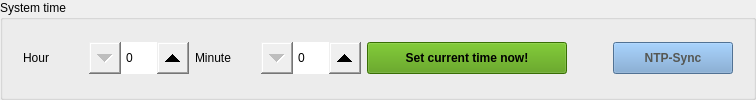
       <widget class="QGroupBox" name="groupBoxsystemTime">
        <property name="sizePolicy">
         <sizepolicy hsizetype="Expanding" vsizetype="Fixed">
          <horstretch>0</horstretch>
          <verstretch>0</verstretch>
         </sizepolicy>
        </property>
        <property name="title">
         <string>System time</string>
        </property>
        <layout class="QVBoxLayout" name="verticalLayout_2">
         <property name="topMargin">
          <number>2</number>
         </property>
         <property name="bottomMargin">
          <number>2</number>
         </property>
         <item>
          <widget class="QWidget" name="horizontalWidgetTime" native="true">
           <property name="sizePolicy">
            <sizepolicy hsizetype="Expanding" vsizetype="Fixed">
             <horstretch>0</horstretch>
             <verstretch>0</verstretch>
            </sizepolicy>
           </property>
           <layout class="QHBoxLayout" name="horizontalLayout">
            <property name="topMargin">
             <number>0</number>
            </property>
            <property name="bottomMargin">
             <number>0</number>
            </property>
            <item>
             <widget class="QLabel" name="labelHour">
              <property name="sizePolicy">
               <sizepolicy hsizetype="Fixed" vsizetype="Preferred">
                <horstretch>0</horstretch>
                <verstretch>0</verstretch>
               </sizepolicy>
              </property>
              <property name="minimumSize">
               <size>
                <width>60</width>
                <height>0</height>
               </size>
              </property>
              <property name="text">
               <string>Hour</string>
              </property>
             </widget>
            </item>
            <item>
             <widget class="QSpinBox" name="spinBoxHour">
              <property name="sizePolicy">
               <sizepolicy hsizetype="Fixed" vsizetype="Fixed">
                <horstretch>0</horstretch>
                <verstretch>0</verstretch>
               </sizepolicy>
              </property>
              <property name="minimumSize">
               <size>
                <width>100</width>
                <height>32</height>
               </size>
              </property>
              <property name="styleSheet">
               <string notr="true">QSpinBox::up-button { width: 32px; height: 32px;
subcontrol-origin: margin;
subcontrol-position: center right;
}
QSpinBox::down-button { width: 32px; height: 32px; 
subcontrol-origin: margin;
subcontrol-position: center left;
}</string>
              </property>
              <property name="showGroupSeparator" stdset="0">
               <bool>false</bool>
              </property>
              <property name="maximum">
               <number>23</number>
              </property>
              <property name="displayIntegerBase">
               <number>10</number>
              </property>
             </widget>
            </item>
            <item>
             <widget class="QLabel" name="labelMinute">
              <property name="sizePolicy">
               <sizepolicy hsizetype="Fixed" vsizetype="Preferred">
                <horstretch>0</horstretch>
                <verstretch>0</verstretch>
               </sizepolicy>
              </property>
              <property name="minimumSize">
               <size>
                <width>60</width>
                <height>0</height>
               </size>
              </property>
              <property name="text">
               <string>Minute</string>
              </property>
             </widget>
            </item>
            <item>
             <widget class="QSpinBox" name="spinBoxMinute">
              <property name="sizePolicy">
               <sizepolicy hsizetype="Fixed" vsizetype="Fixed">
                <horstretch>0</horstretch>
                <verstretch>0</verstretch>
               </sizepolicy>
              </property>
              <property name="minimumSize">
               <size>
                <width>100</width>
                <height>32</height>
               </size>
              </property>
              <property name="styleSheet">
               <string notr="true">QSpinBox::up-button { width: 32px; height: 32px;
subcontrol-origin: margin;
subcontrol-position: center right;
}
QSpinBox::down-button { width: 32px; height: 32px; 
subcontrol-origin: margin;
subcontrol-position: center left;
}</string>
              </property>
              <property name="maximum">
               <number>59</number>
              </property>
             </widget>
            </item>
            <item>
             <widget class="QPushButton" name="pushButtonSetTime">
              <property name="sizePolicy">
               <sizepolicy hsizetype="Fixed" vsizetype="Fixed">
                <horstretch>0</horstretch>
                <verstretch>0</verstretch>
               </sizepolicy>
              </property>
              <property name="minimumSize">
               <size>
                <width>200</width>
                <height>32</height>
               </size>
              </property>
              <property name="maximumSize">
               <size>
                <width>16777215</width>
                <height>32</height>
               </size>
              </property>
              <property name="font">
               <font>
                <bold>true</bold>
               </font>
              </property>
              <property name="styleSheet">
               <string notr="true">background-color: rgb(78, 154, 6);
outline: none;</string>
              </property>
              <property name="text">
               <string>Set current time now!</string>
              </property>
             </widget>
            </item>
            <item>
             <spacer name="horizontalSpacer">
              <property name="orientation">
               <enum>Qt::Orientation::Horizontal</enum>
              </property>
              <property name="sizeHint" stdset="0">
               <size>
                <width>40</width>
                <height>20</height>
               </size>
              </property>
             </spacer>
            </item>
            <item>
             <widget class="QPushButton" name="pushButtonNTP">
              <property name="sizePolicy">
               <sizepolicy hsizetype="Fixed" vsizetype="Fixed">
                <horstretch>0</horstretch>
                <verstretch>0</verstretch>
               </sizepolicy>
              </property>
              <property name="minimumSize">
               <size>
                <width>120</width>
                <height>32</height>
               </size>
              </property>
              <property name="maximumSize">
               <size>
                <width>16777215</width>
                <height>32</height>
               </size>
              </property>
              <property name="font">
               <font>
                <bold>true</bold>
               </font>
              </property>
              <property name="styleSheet">
               <string notr="true">background-color: rgb(114, 159, 207);
color: rgb(85, 87, 83);
outline: none;</string>
              </property>
              <property name="text">
               <string>NTP-Sync</string>
              </property>
             </widget>
            </item>
           </layout>
          </widget>
         </item>
        </layout>
       </widget>
